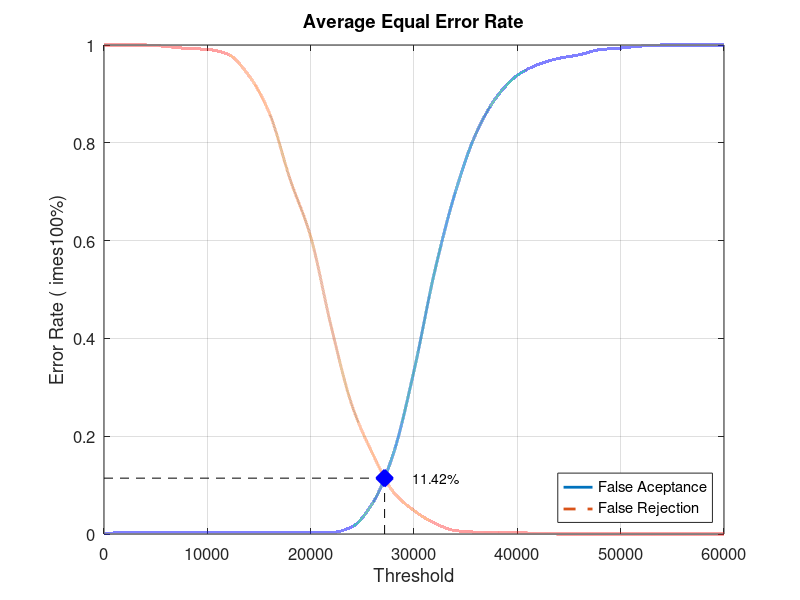
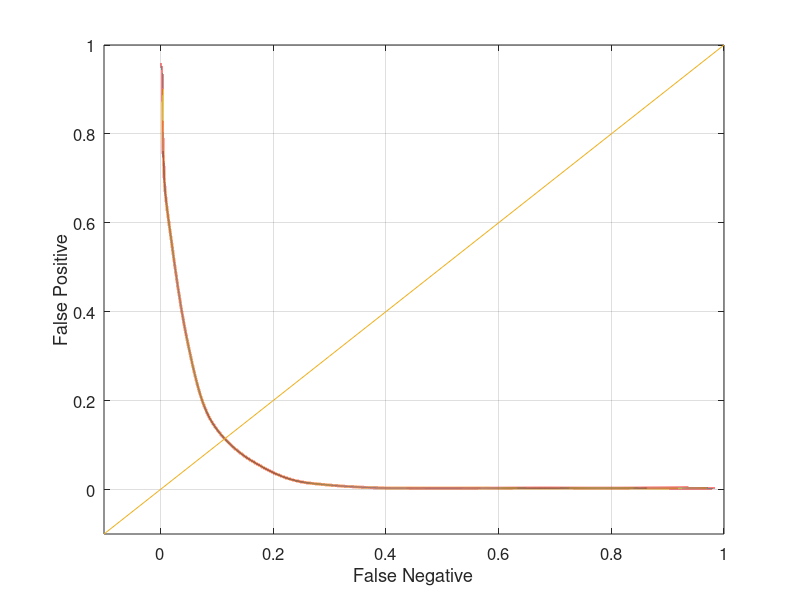

These charts were generated, in order, by the following MATLAB code:
close all;
clear;
clc;
x = 0:2000:60000;
xq = 0:0.5:60000;

y0 = [0 0.0031579 0.0031579 0.0031579 0.0031579 0.0031579 0.0031579 0.0031579 0.0031579 0.0031579 0.0031579 0.0031579 0.0147368 0.0631579 0.164211 0.333684 0.536842 0.698947 0.818947 0.893684 0.937895 0.96 0.972632 0.98 0.990526 0.993684 0.997895 1 1 1 1]
yy0 = interp1(x, y0, xq, 'pchip');
y1 = [1 1 1 0.997 0.993 0.991 0.981 0.938 0.861 0.726 0.608 0.423 0.263 0.164 0.086 0.048 0.022 0.007 0.004 0.004 0.003 0.001 0 0 0 0 0 0 0 0 0]
yy1 = interp1(x, y1, xq, 'pchip');

% Calculating EER: 
y2 = abs(y0 - y1);
find(y2 == min(y2))
yy2 = abs(yy0 - yy1);
xEER = find(yy2 == min(yy2));
xEERIndex = xq(xEER) % X-axis EER
yEER = yy0(xEER) % Y-axis EER

main = figure
plot(xq, yy0,'-','LineWidth', 2);	hold on
plot(xq, yy1,'--','LineWidth', 2);	hold on
plot([xEERIndex xEERIndex], [0 yEER], 'k--');	hold on
plot([0 xEERIndex], [yEER yEER], 'k--');	hold on
plot(xEERIndex, yEER, 'bx', 'LineWidth', 10);	hold on
text(xEERIndex + 10 * xEERIndex / 100, yEER, [num2str(round((10000 * yEER)) / 100) '%'])
legend('False Aceptance', 'False Rejection', 'Location', 'SouthEast')
xlabel('Threshold')
ylabel('Error Rate (	imes100%)')
title('Average Equal Error Rate')
set(gca, 'FontSize', 12)
axis([0 60000 0 1])
grid on

print(main, 'Database3AverageMain', '-dpng');
FNRxFPR = figure('Color', [1 1 1]);
plot(yy1, yy0, '-', yy1, yy0, 'LineWidth', 2);
hold on
y = -0.1:0.1:1
plot(y, y); 
set(gca, 'FontSize', 12)
xlabel('False Negative')
ylabel('False Positive')
axis([-0.1 1 -0.1 1])
set(gca, 'FontSize', 12)
grid on

print(FNRxFPR, 'Database3AverageFNRxFPR','-dpng');
